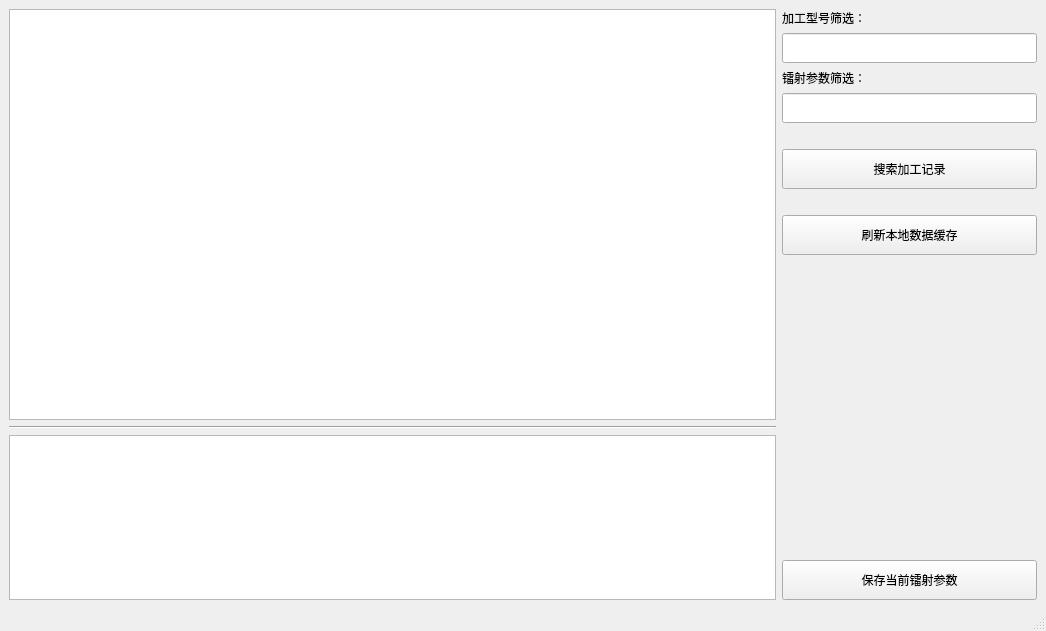
<?xml version="1.0" encoding="UTF-8"?>
<ui version="4.0">
 <class>MainWindow</class>
 <widget class="QMainWindow" name="MainWindow">
  <property name="geometry">
   <rect>
    <x>0</x>
    <y>0</y>
    <width>1046</width>
    <height>631</height>
   </rect>
  </property>
  <property name="windowTitle">
   <string>三菱镭射机加工记录查询</string>
  </property>
  <widget class="QWidget" name="centralwidget">
   <layout class="QHBoxLayout" name="horizontalLayout" stretch="3,1">
    <item>
     <layout class="QVBoxLayout" name="verticalLayout" stretch="5,0,2">
      <item>
       <widget class="QTableView" name="tblLaserLog">
        <property name="minimumSize">
         <size>
          <width>400</width>
          <height>0</height>
         </size>
        </property>
       </widget>
      </item>
      <item>
       <widget class="Line" name="line">
        <property name="orientation">
         <enum>Qt::Horizontal</enum>
        </property>
       </widget>
      </item>
      <item>
       <widget class="QTableView" name="tblLaserCond">
        <property name="minimumSize">
         <size>
          <width>400</width>
          <height>0</height>
         </size>
        </property>
       </widget>
      </item>
     </layout>
    </item>
    <item>
     <layout class="QVBoxLayout" name="verticalLayout_2" stretch="2,1">
      <item>
       <layout class="QVBoxLayout" name="verticalLayout_4">
        <item>
         <widget class="QLabel" name="label">
          <property name="maximumSize">
           <size>
            <width>100</width>
            <height>100</height>
           </size>
          </property>
          <property name="text">
           <string>加工型号筛选：</string>
          </property>
         </widget>
        </item>
        <item>
         <widget class="QLineEdit" name="pnFilter">
          <property name="minimumSize">
           <size>
            <width>150</width>
            <height>30</height>
           </size>
          </property>
          <property name="maximumSize">
           <size>
            <width>16777215</width>
            <height>30</height>
           </size>
          </property>
         </widget>
        </item>
        <item>
         <widget class="QLabel" name="label_2">
          <property name="text">
           <string>镭射参数筛选：</string>
          </property>
         </widget>
        </item>
        <item>
         <widget class="QLineEdit" name="condFilter">
          <property name="minimumSize">
           <size>
            <width>150</width>
            <height>30</height>
           </size>
          </property>
          <property name="maximumSize">
           <size>
            <width>16777215</width>
            <height>30</height>
           </size>
          </property>
         </widget>
        </item>
        <item>
         <spacer name="horizontalSpacer">
          <property name="orientation">
           <enum>Qt::Horizontal</enum>
          </property>
          <property name="sizeHint" stdset="0">
           <size>
            <width>40</width>
            <height>20</height>
           </size>
          </property>
         </spacer>
        </item>
        <item>
         <widget class="QPushButton" name="btnStartSearch">
          <property name="minimumSize">
           <size>
            <width>0</width>
            <height>40</height>
           </size>
          </property>
          <property name="text">
           <string>搜索加工记录</string>
          </property>
         </widget>
        </item>
        <item>
         <spacer name="horizontalSpacer_2">
          <property name="orientation">
           <enum>Qt::Horizontal</enum>
          </property>
          <property name="sizeHint" stdset="0">
           <size>
            <width>40</width>
            <height>20</height>
           </size>
          </property>
         </spacer>
        </item>
        <item>
         <widget class="QPushButton" name="btnRefreshCache">
          <property name="minimumSize">
           <size>
            <width>0</width>
            <height>40</height>
           </size>
          </property>
          <property name="text">
           <string>刷新本地数据缓存</string>
          </property>
         </widget>
        </item>
        <item>
         <spacer name="verticalSpacer">
          <property name="orientation">
           <enum>Qt::Vertical</enum>
          </property>
          <property name="sizeHint" stdset="0">
           <size>
            <width>20</width>
            <height>40</height>
           </size>
          </property>
         </spacer>
        </item>
       </layout>
      </item>
      <item>
       <layout class="QVBoxLayout" name="verticalLayout_5">
        <item>
         <widget class="QPushButton" name="btnSaveCond">
          <property name="minimumSize">
           <size>
            <width>0</width>
            <height>40</height>
           </size>
          </property>
          <property name="text">
           <string>保存当前镭射参数</string>
          </property>
         </widget>
        </item>
       </layout>
      </item>
     </layout>
    </item>
   </layout>
  </widget>
  <widget class="QStatusBar" name="statusbar"/>
 </widget>
 <resources>
  <include location="icon.qrc"/>
 </resources>
 <connections/>
</ui>
